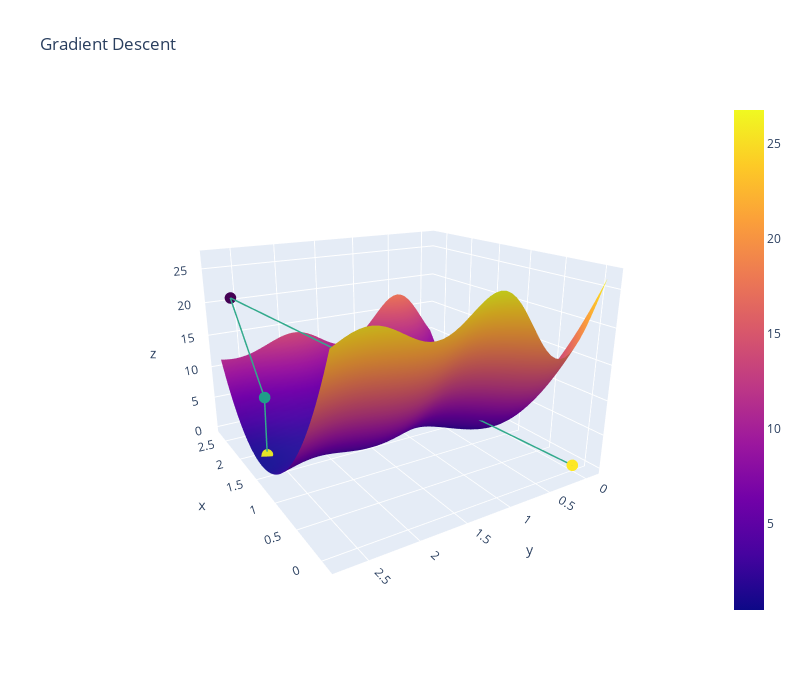

Notebook source saved alongside this figure:
### Code cell
# Run me to see another 3D plot (gradient descent with decaying alpha)
plot_3d(thetas_decay[:, 0], thetas_decay[:, 1], loss_decay, average_squared_loss, sin_model, x, y)
